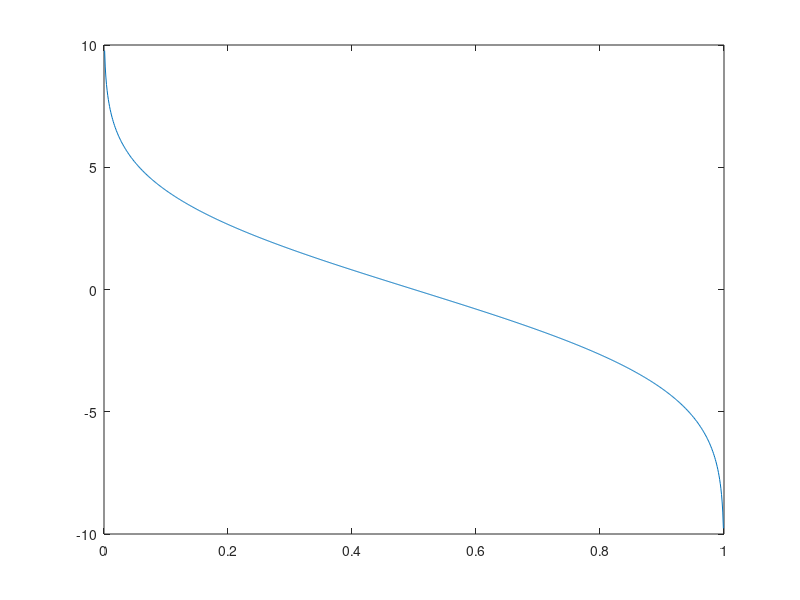

This chart was generated by the following MATLAB code: (Note: this script raises an error after producing the figure.)
%%
%
% Ce fichier : On rajoute une boucle pour voir une évolution du seuil
% en fonction de var
%
%% Reset
clc;
clear all;
close all;

%% Constantes
PLOT_PsH_ON = 0;


%% Parametres const
nb_rea = 100;
nb_obs = 10;
var_b = 1;
m = 4;

Pfas_fix = [0:0.001:1];
% vars_b =

%% Parametres

Pfas_th = zeros(size(Pfas_fix));
Pfas_expe = zeros(size(Pfas_fix));
seuils = zeros(size(Pfas_fix));

%% Debut

for i_pfa = 1:length(Pfas_fix)

    b = randn(nb_obs, nb_rea)*sqrt(var_b);
    s = randn(nb_obs, nb_rea)*sqrt(var_b) + m;

    PsH0 = sum(b, 1); % vu qu'on considère la somme de nos observations
    PsH1 = sum(s, 1); % du coup on peut mieux séparer

    if(PLOT_PsH_ON)
        figure;
        histogram(PsH0);
        hold on;
        histogram(PsH1);
    end

    hasard = randi([0 1], 1, nb_rea); % hypothèse sortante de la décision : 1 = H1 vrai
    yadusignal = logical(hasard); % H1 = un signal d'interet est present a la realisation ri
    nb_echsignal = sum(yadusignal);
    nb_echbruit =  nb_rea-nb_echsignal;

    signal_sans_bruit = repmat(yadusignal*m, 10, 1);

    obs = b;
    obs = obs + signal_sans_bruit;

    %% seuil

    seuil_lambda = sqrt(2*nb_obs*var_b)*erfcinv(2*Pfas_fix(i_pfa));

    %% decision

    decision = sum(obs, 1) > seuil_lambda;
    nb_detection = sum(decision)

    errs = sum(decision ~= yadusignal);

    %% Proba experimentales

    Pd = sum(yadusignal & decision)/nb_echsignal;
    Pdet_manquees = sum(yadusignal & ~decision)/nb_echsignal; % normalement ça vaut 1-Pd

    Pfa = sum(~yadusignal & decision)/nb_echbruit;

    %% Proba théoriques

    % Q10
    % lambda = seuil_lambda*5 et on voit que c'est pas égal et que c'est bien
    % pas basé sur les observations
    Pd_th = 1/2*erfc( (seuil_lambda - nb_obs*m)/sqrt(2*nb_obs)*sqrt(var_b) );
    Pfa_th = 1/2*erfc(seuil_lambda/sqrt(2*nb_obs*var_b));
    
    Pfa_expe(i_pfa) = Pfa;
    Pfas_th(i_pfa) = Pfa_th;
    seuils(i_pfa) = seuil_lambda;
  
end

plot(Pfas_th, seuils);
hold on;
plot(Pfas, seuils);

    